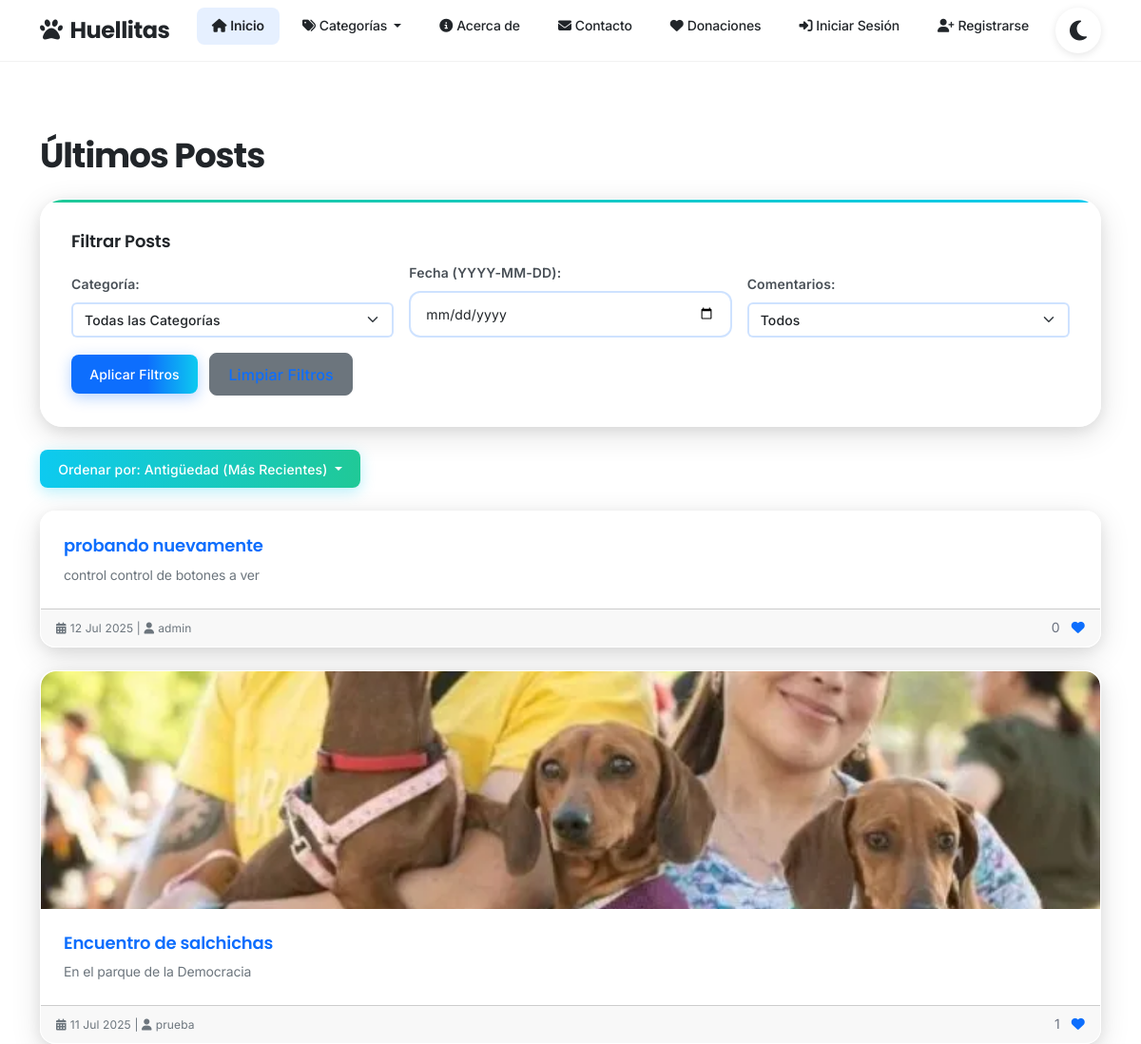
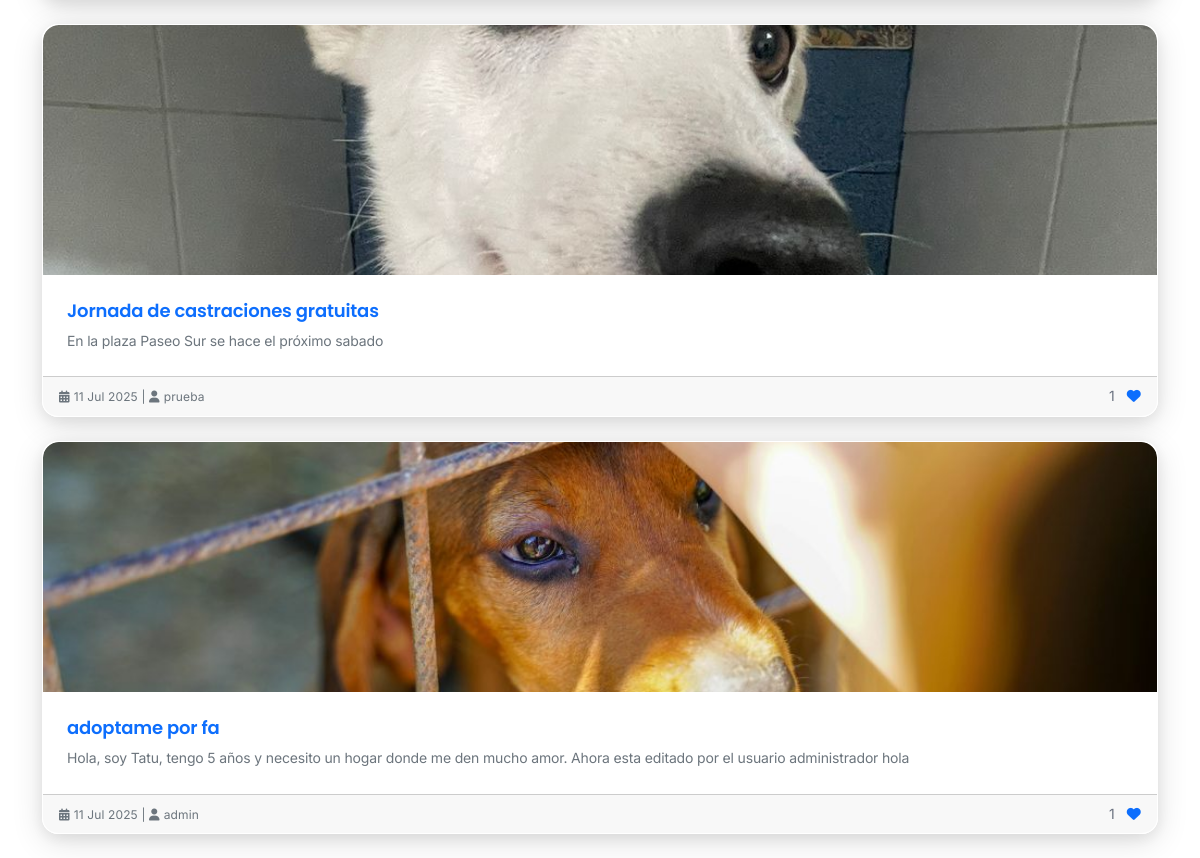
/?order_by=antiguedad_desc, run on the app's committed database (2 pictures, top to bottom).
### blog/models.py (models this page shows, shortened)
class Post(models.Model):
    titulo = models.CharField(max_length=200)
    contenido = models.TextField()
    fecha_publicacion = models.DateTimeField(auto_now_add=True) # Se establece automáticamente al crear el post
    autor = models.ForeignKey(User, on_delete=models.CASCADE, related_name='posts') # Un post pertenece a un usuario. Si el usuario se elimina, sus posts también.
    categoria = models.ForeignKey(Categoria, on_delete=models.SET_NULL, null=True, blank=True) # Un post puede tener una categoría. Si la categoría se elimina, el campo se pone a NULL.
    imagen_portada = models.ImageField(upload_to='post_images/', null=True, blank=True) # Opcional: permite subir imágenes
    class Meta:
        ordering = ['-fecha_publicacion'] # Por defecto, los posts se ordenarán del más nuevo al más viejo
    def get_absolute_url(self):
        return reverse('post_detail', kwargs={'pk': self.pk})

### blog/views.py (the view)
# urls.py: path('', PostListView.as_view(), name='post_list'),
class PostListView(ListView):
    model = Post
    template_name = 'blog/post_list.html' # Ruta a tu plantilla HTML
    context_object_name = 'posts' # Nombre de la variable que se pasará a la plantilla
    paginate_by = 5 # Opcional: para paginar los resultados
    def get_queryset(self):
        queryset = super().get_queryset()
        categoria = self.request.GET.get('categoria')
        if categoria:
            queryset = queryset.filter(categoria__nombre=categoria)
        fecha = self.request.GET.get('fecha')
        if fecha:
            queryset = queryset.filter(fecha_publicacion__date=fecha)
        comentarios = self.request.GET.get('comentarios')
        if comentarios == 'si':
            queryset = queryset.filter(comentarios__isnull=False).distinct()
        elif comentarios == 'no':
            queryset = queryset.filter(comentarios__isnull=True)
        order_by = self.request.GET.get('order_by', '-fecha_publicacion')
        if order_by == 'antiguedad_asc':
            queryset = queryset.order_by('fecha_publicacion') # Los más antiguos primero
        elif order_by == 'antiguedad_desc':
            queryset = queryset.order_by('-fecha_publicacion') # Los más recientes primero
        elif order_by == 'titulo_asc':
            queryset = queryset.order_by('titulo') # Orden alfabético ascendente por título
        elif order_by == 'titulo_desc':
            queryset = queryset.order_by('-titulo') # Orden alfabético descendente por título
        else:
            queryset = queryset.order_by('-fecha_publicacion')
        return queryset
    def get_context_data(self, **kwargs):
        context = super().get_context_data(**kwargs)
        context['current_get_params'] = self.request.GET.copy()
        return context

### blog/context_processors.py (called while the page is built)
def categorias_globales(request):
    return {
        'categorias': Categoria.objects.all()
    }

### blog/templatetags/blog_tags.py (called while the page is built)
@register.simple_tag
def url_with_params(view_name, current_params, param_to_change, new_value):
    updated_params = current_params.copy()
    if new_value is None or new_value == '':
        if param_to_change in updated_params:
            del updated_params[param_to_change] # Elimina el parámetro si el nuevo valor es nulo/vacío
    else:
        updated_params[param_to_change] = new_value
    if param_to_change != 'page' and 'page' in updated_params:
        del updated_params['page']
    query_string = updated_params.urlencode()
    base_url = reverse(view_name)
    if query_string:
        return f"{base_url}?{query_string}"
    return base_url

### blog/templates/blog/post_list.html (shortened to what this page needs)
{% extends 'blog/base.html' %}
{% load blog_tags %}
{% block content %}
    <h1 class="mb-4">Últimos Posts</h1>
    <div class="card card-body mb-4">
        <h3 class="card-title">Filtrar Posts</h3>
        <form method="GET" action="{% url 'post_list' %}">
            <div class="row g-3 align-items-end">
                <div class="col-md-4">
                    <label for="id_categoria" class="form-label">Categoría:</label>
                    <select class="form-select" id="id_categoria" name="categoria">
                        <option value="">Todas las Categorías</option>
                    </select>
                </div>
                <div class="col-md-4">
                    <label for="id_fecha" class="form-label">Fecha (YYYY-MM-DD):</label>
                    <input type="date" class="form-control" id="id_fecha" name="fecha" value="{{ request.GET.fecha }}">
                </div>
                <div class="col-md-4">
                    <label for="id_comentarios" class="form-label">Comentarios:</label>
                    <select class="form-select" id="id_comentarios" name="comentarios">
                        <option value="">Todos</option>
                    </select>
                </div>
            </div>
            <div class="mt-3">
                <button type="submit" class="btn btn-primary me-2">Aplicar Filtros</button>
                <a href="{% url 'post_list' %}" class="btn btn-secondary">Limpiar Filtros</a>
            </div>
        </form>
    </div>
    <div class="row mb-4 align-items-center">
        <div class="col-md-6">
            <div class="dropdown">
                <button class="btn btn-info dropdown-toggle" type="button" id="dropdownMenuOrdenacion" data-bs-toggle="dropdown" aria-expanded="false">
                    Ordenar por:
                    {% if request.GET.order_by == 'antiguedad_asc' %}Antigüedad (Más Antiguos)
                    {% elif request.GET.order_by == 'antiguedad_desc' %}Antigüedad (Más Recientes)
                    {% elif request.GET.order_by == 'titulo_asc' %}Título (A-Z)
                    {% elif request.GET.order_by == 'titulo_desc' %}Título (Z-A)
                    {% else %}Antigüedad (Más Recientes)
                    {% endif %}
                </button>
            </div>
        </div>
    </div>
    {% for post in posts %}
        <div class="card mb-4">
            {% if post.imagen_portada %}
                <img src="{{ post.imagen_portada.url }}" class="card-img-top" alt="{{ post.titulo }}" style="max-height: 250px; object-fit: cover;">
            {% endif %}
            <div class="card-body">
                <h5 class="card-title"><a href="{{ post.get_absolute_url }}" class="text-decoration-none">{{ post.titulo }}</a></h5>
                <p class="card-text">{{ post.contenido|truncatewords:30 }}</p>
            </div>
            <div class="card-footer text-muted d-flex justify-content-between align-items-center">
                <div>
                    <small>
                        <i class="fas fa-calendar-alt me-1"></i>{{ post.fecha_publicacion|date:"d M Y" }} |
                        <i class="fas fa-user me-1"></i>{{ post.autor.username }}
                    </small>
                </div>
                <div>
                    <span class="like-count me-2">{{ post.likes.count }}</span>
                    <a href="#" class="like-btn {% if user in post.likes.all %}liked{% endif %}" data-post-id="{{ post.id }}">
                        <i class="fas fa-heart"></i>
                    </a>
                </div>
            </div>
        </div>
    {% empty %}
        <div class="alert alert-info" role="alert">
            No hay posts disponibles. ¡Sé el primero en crear uno!
        </div>
    {% endfor %}
{% endblock content %}

### blog/templates/blog/base.html (style rules this page uses)
body { padding-top: 70px; }

### data on the page
Post: titulo "probando nuevamente", contenido "control control de botones a ver", fecha_publicacion "12 Jul 2025", autor.username "admin", likes.count "0"
Post: imagen_portada (picture), titulo "Encuentro de salchichas", contenido "En el parque de la Democracia", fecha_publicacion "11 Jul 2025", autor.username "prueba", likes.count "1"
Post: imagen_portada (picture), titulo "Jornada de castraciones gratuitas", contenido "En la plaza Paseo Sur se hace el próximo sabado", fecha_publicacion "11 Jul 2025", autor.username "prueba", likes.count "1"
Post: imagen_portada (picture), titulo "adoptame por fa", contenido "Hola, soy Tatu, tengo 5 años y necesito un hogar donde me den mucho amor. Ahora esta editado por el usuario administrador hola", fecha_publicacion "11 Jul 2025", autor.username "admin", likes.count "1"
